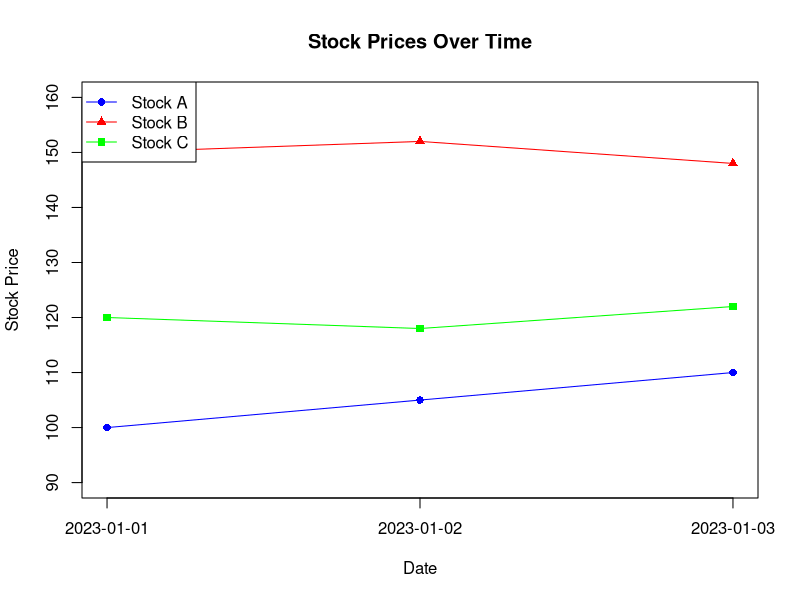
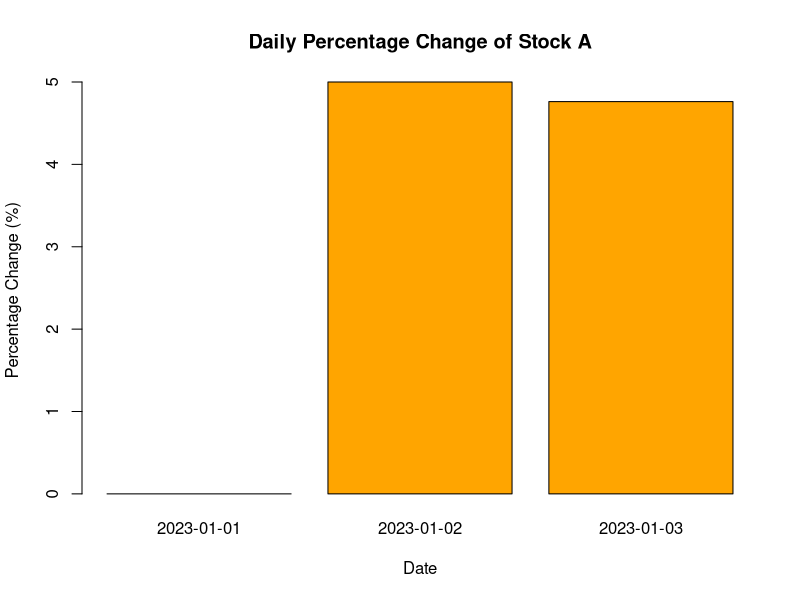

Recreate these plots in R, in order.
#---------------------------------------
# Set 13 : Stock Analysis
#---------------------------------------

# Dataset

date <- c("2023-01-01","2023-01-02","2023-01-03")

stockA <- c(100,105,110)
stockB <- c(150,152,148)
stockC <- c(120,118,122)

#---------------------------------------
# Build Table
#---------------------------------------

stock_data <- data.frame(
  Date = date,
  Stock_A = stockA,
  Stock_B = stockB,
  Stock_C = stockC
)

print(stock_data)

# Open table in RStudio
View(stock_data)

#---------------------------------------
# 1. Line Chart
#---------------------------------------

plot(stockA,
     type="o",
     col="blue",
     pch=16,
     ylim=c(90,160),
     xaxt="n",
     xlab="Date",
     ylab="Stock Price",
     main="Stock Prices Over Time")

axis(1, at=1:3, labels=date)

lines(stockB,
      type="o",
      col="red",
      pch=17)

lines(stockC,
      type="o",
      col="green",
      pch=15)

legend("topleft",
       legend=c("Stock A","Stock B","Stock C"),
       col=c("blue","red","green"),
       pch=c(16,17,15),
       lty=1)

#---------------------------------------
# 2. Bar Chart (Daily Percentage Change of Stock A)
#---------------------------------------

percentage_change <- c(
  0,
  ((105-100)/100)*100,
  ((110-105)/105)*100
)

barplot(percentage_change,
        names.arg=date,
        col="orange",
        main="Daily Percentage Change of Stock A",
        xlab="Date",
        ylab="Percentage Change (%)")

#---------------------------------------
# 3. Display Table
#---------------------------------------

View(stock_data)
